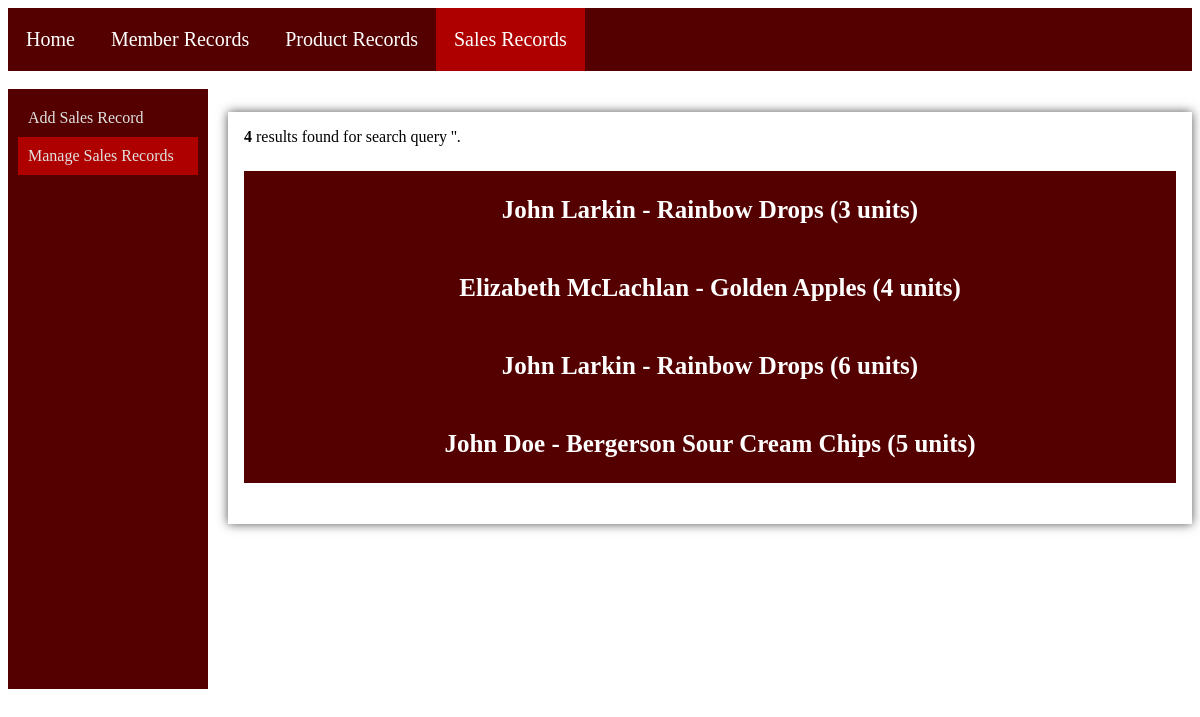
/searchSalesProcess.php, run on an earlier commit of the app's database.
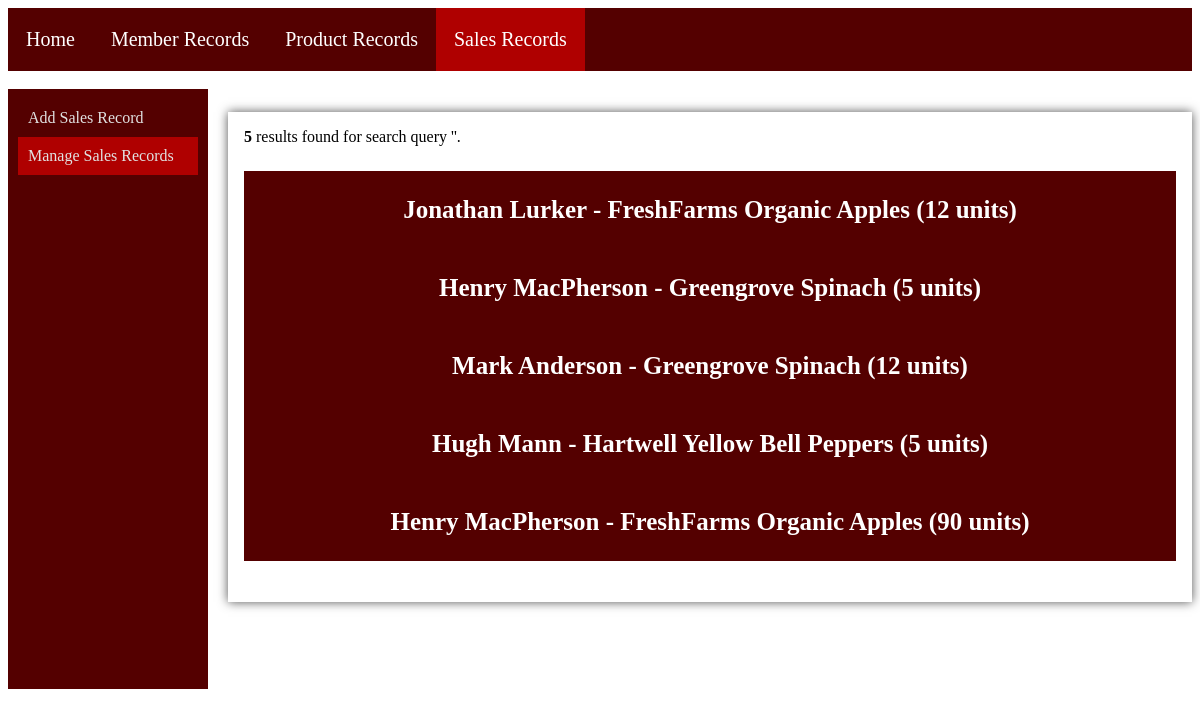
And on a later commit of the database.
### tables this page shows
CREATE TABLE `sales` (
  `SalesID` int(11) NOT NULL,
  `SalesSoldDate` date NOT NULL,
  `SalesItem` varchar(50) NOT NULL,
  `SalesBuyerName` varchar(100) NOT NULL,
  `SalesQuantity` int(10) NOT NULL,
  `SalesPrice` double(5,2) NOT NULL
);

### searchSalesProcess.php (the view, shortened to what this page needs)
<!DOCTYPE html>
<html lang="en">
    <head>
        <link rel="stylesheet" href="./css/style.css">
    </head>
    <body>
        <nav class = "navigationbar">
            <a href="Home.php">Home</a>
            <a href="member.php">Member Records</a>
            <a href="product.php">Product Records</a>
            <a class="onpage" href="sales.php">Sales Records</a>
        </nav>
        <br>
        <div class="sidebar">
            <nav class="vertical-nav">
                <a href="addSales.php">Add Sales Record</a>
                <a class="onpage" href="searchSales.php">Manage Sales Records</a>
            </nav>
        </div>
        <?php
            $search = $_GET['name'];
        ?>
        <div id="container">
        <?php
            $conn = mysqli_connect('localhost', 'root', '', 'gotogro-mrm');
            $SQL = "SELECT * FROM sales WHERE SalesBuyerName LIKE '%$search%' OR SalesItem LIKE '%$search%'";
            $run = mysqli_query($conn, $SQL) or die(mysqli_error($conn));
            $result = mysqli_num_rows($run);
            echo '<b>' . $result . "</b> results found for search query '$search'.";
            echo '<ul class="menu2">';
            while ($row = mysqli_fetch_assoc($run)) {
                echo "<li><a href='displaySalesInfo.php?buyer=" . $row['SalesBuyerName'] . "&item=" . $row['SalesItem'] ."&sales_id=" . $row['SalesID'] . "'>" . $row['SalesBuyerName'] . " - ". $row['SalesItem'] ." (". $row['SalesQuantity'] ." units)</a></li>";
            }
            echo '</ul>';
            echo '</div>';
        ?>
    </body>
</html>

### css/style.css (style rules this page uses)
.onpage { background-color: #af0000; }
#container { margin-left: 220px; margin-top: 23px; padding: 16px; background-color: rgb(255, 255, 255); box-shadow: 0 0 10px #525252; }
.navigationbar { background-color: rgb(84, 0, 0); overflow: auto; }
.navigationbar a { float: left; color: #ffffff; overflow: hidden; padding: 20px 18px; text-align: center; font-size: 20px; text-decoration: none; font-family: Georgia; }
.sidebar { width: 200px; height: 600px; background-color: rgb(84, 0, 0); float: left; }
.vertical-nav { padding: 10px; font-family: Georgia, serif; }
.vertical-nav a { display: block; padding: 10px; text-decoration: none; color: rgb(225, 225, 225); }
li { float: center; }
li a { display:block; color: white; text-align: center; padding: 25px 20px; text-decoration: none; font-family: Garamond; font-weight: bold; }
ul.menu2 { list-style-type: none; padding: 0; margin-left: auto; margin-right: auto; width: 100%; overflow: hidden; background-color: rgb(84, 0, 0); font-family: Garamond; font-size: 25px; }

What changed in the data, as far as the page shows it:
removed sales: SalesBuyerName "Elizabeth McLachlan", SalesItem "Golden Apples", SalesQuantity "4"
removed sales: SalesBuyerName "John Larkin", SalesItem "Rainbow Drops", SalesQuantity "6"
changed sales: SalesBuyerName "John Larkin" → "Jonathan Lurker"; SalesItem "Rainbow Drops" → "FreshFarms Organic Apples"; SalesQuantity "3" → "12"
added sales: SalesBuyerName "Henry MacPherson", SalesItem "Greengrove Spinach", SalesQuantity "5"
added sales: SalesBuyerName "Mark Anderson", SalesItem "Greengrove Spinach", SalesQuantity "12"
changed sales: SalesBuyerName "John Doe" → "Hugh Mann"; SalesItem "Bergerson Sour Cream Chips" → "Hartwell Yellow Bell Peppers"
added sales: SalesBuyerName "Henry MacPherson", SalesItem "FreshFarms Organic Apples", SalesQuantity "90"
Also different on the page:
$result: "4" → "5"
